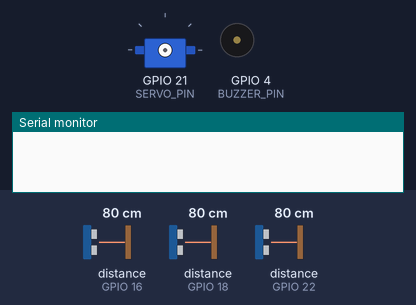
A sketch run on a simulated ESP32. Shown: servo, buzzer (waves = sounding), the last lines printed to the serial monitor. Wiring (inferred from the names in the program): 3 × ultrasonic range finder: trigger GPIO 17, echo GPIO 16 / trigger GPIO 19, echo GPIO 18 / trigger GPIO 23, echo GPIO 22. The inputs (shaded band) are chosen by the test bench; at power-on: distance to the obstacle (sensors on GPIO 16, GPIO 18, GPIO 22) 80 cm. The echo pulse lasts 58.3 µs per cm.

Above: at 0.1 s.
At 7.1 s:
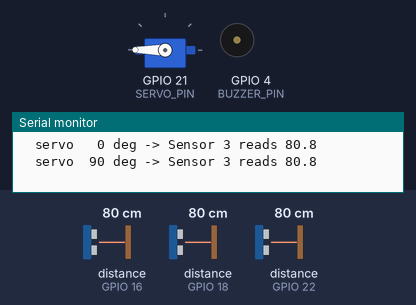
At 11.8 s:
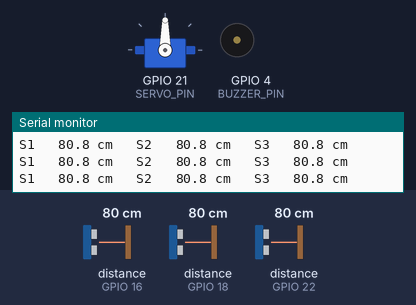
11.9 s: distance to the obstacle (sensor on GPIO 16) set to 11 cm
13.4 s: distance to the obstacle (sensor on GPIO 16) set to 8 cm
15.6 s: distance to the obstacle (sensor on GPIO 18) set to 11 cm
17.1 s: distance to the obstacle (sensor on GPIO 18) set to 8 cm
19.2 s: distance to the obstacle (sensor on GPIO 22) set to 11 cm
20.7 s: distance to the obstacle (sensor on GPIO 22) set to 8 cm
Timing chart, 0 to 23.7 s (numbered marks = the images above; inputs shaded):
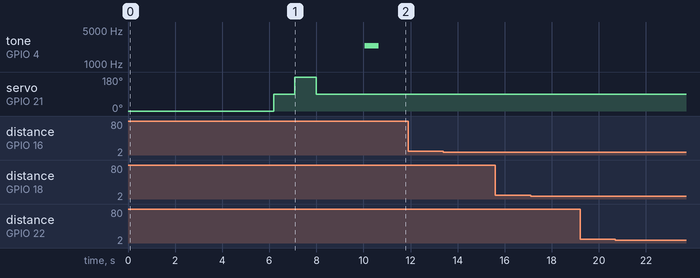

The sketch:

test_diagnostics.ino
```cpp
// Phase-2 all-in-one hardware diagnostic: tests every component in turn and prints a report.
// Serial Monitor at 115200. The report repeats every time the board resets (press EN to rerun).
// Things only a person can confirm are printed as "LOOK" / "LISTEN" lines.
#include <Arduino.h>
#include <ESP32Servo.h>
#include <esp_system.h>
#include <esp_mac.h>
#include "common_ping.h"

const uint8_t TRIG[3] = {23, 19, 17}, ECHO[3] = {22, 18, 16};
const uint8_t SERVO_PIN = 21, BUZZER_PIN = 4;
Servo servo;

const char* macStr() {
  static char buf[18];
  uint8_t m[6];
  esp_read_mac(m, ESP_MAC_WIFI_STA);
  snprintf(buf, sizeof buf, "%02X:%02X:%02X:%02X:%02X:%02X", m[0], m[1], m[2], m[3], m[4], m[5]);
  return buf;
}

const char* resetReason() {
  switch (esp_reset_reason()) {
    case ESP_RST_POWERON: return "POWERON";
    case ESP_RST_SW: return "SOFTWARE";
    case ESP_RST_BROWNOUT: return "BROWNOUT (power dipped - check servo/USB supply)";
    case ESP_RST_PANIC: return "PANIC";
    case ESP_RST_EXT: return "EXTERNAL (EN button)";
    default: return "OTHER";
  }
}

// 15 pings, then a verdict for one sensor
bool testSensor(int i) {
  float v[15];
  int ok = 0, oor = 0, none = 0;
  for (int k = 0; k < 15; k++) {
    float cm = pingCm(TRIG[i], ECHO[i]);
    if (cm == -2) none++;
    else if (cm == -1) oor++;
    else v[ok++] = cm;
    delay(60);
  }
  float mn = 9999, mx = 0, sum = 0;
  for (int k = 0; k < ok; k++) { mn = min(mn, v[k]); mx = max(mx, v[k]); sum += v[k]; }
  Serial.printf("  S%d (TRIG %d, ECHO %d): %2d ok, %2d no-echo, %2d no-response", i + 1, TRIG[i], ECHO[i], ok, oor, none);
  if (ok) Serial.printf(" | avg %.1f cm, min %.1f, max %.1f, spread %.1f", sum / ok, mn, mx, mx - mn);
  Serial.println();
  if (none >= 10) { Serial.printf("  RESULT S%d: FAIL - sensor not answering. Check VCC on the 3.3V rail, GND, and the ECHO wire (row %s).\n", i + 1, i == 0 ? "8" : i == 1 ? "14" : "17"); return false; }
  if (ok == 0) { Serial.printf("  RESULT S%d: CHECK - answers but hears no echo. Point it at a wall or box 20-150 cm away and rerun.\n", i + 1); return false; }
  if (ok < 12 || mx - mn > 5) { Serial.printf("  RESULT S%d: WARN - working but unsteady. Hold a flat object still in front of it and rerun.\n", i + 1); return true; }
  Serial.printf("  RESULT S%d: PASS\n", i + 1);
  return true;
}

void setup() {
  pinMode(BUZZER_PIN, OUTPUT);
  digitalWrite(BUZZER_PIN, HIGH);  // silent
  Serial.begin(115200);
  delay(1500);
  for (int i = 0; i < 3; i++) { pinMode(TRIG[i], OUTPUT); digitalWrite(TRIG[i], LOW); pinMode(ECHO[i], INPUT_PULLDOWN); }

  Serial.println("\n================ ARC GUARD HARDWARE DIAGNOSTIC ================");
  Serial.printf("Chip %s rev %d, %d cores, %d MHz | flash %u MB | free heap %u | MAC %s\n", ESP.getChipModel(), ESP.getChipRevision(),
                ESP.getChipCores(), ESP.getCpuFreqMHz(), ESP.getFlashChipSize() / (1024 * 1024), ESP.getFreeHeap(), macStr());
  Serial.printf("Reset reason: %s\n", resetReason());

  Serial.println("\n[1-3] Ultrasonic sensors, one at a time (keep the area in front of each sensor still):");
  bool s[3];
  for (int i = 0; i < 3; i++) s[i] = testSensor(i);

  Serial.println("\n[4] All three in sequence (crosstalk check), 5 rounds:");
  for (int r = 0; r < 5; r++) {
    Serial.print("  ");
    for (int i = 0; i < 3; i++) {
      float cm = pingCm(TRIG[i], ECHO[i]);
      if (cm >= 0) Serial.printf("S%d %6.1f cm   ", i + 1, cm); else Serial.printf("S%d %9s   ", i + 1, cm == -1 ? "no-echo" : "NO-RESP");
      delay(15);
    }
    Serial.println();
    delay(100);
  }

  Serial.println("\n[5] Servo on GPIO21 + Sensor 3 (LOOK: the servo should turn to 0, 90, 180, then back to 90):");
  ESP32PWM::allocateTimer(0);
  servo.setPeriodHertz(50);
  servo.attach(SERVO_PIN, 500, 2400);
  float at[3];
  int angles[3] = {0, 90, 180};
  for (int k = 0; k < 3; k++) {
    servo.write(angles[k]);
    delay(900);
    at[k] = pingCm(TRIG[2], ECHO[2]);
    Serial.printf("  servo %3d deg -> Sensor 3 reads %s%.1f\n", angles[k], at[k] < 0 ? "(no echo) " : "", at[k]);
  }
  servo.write(90);
  delay(600);
  bool differs = fabsf(at[0] - at[1]) > 10 || fabsf(at[1] - at[2]) > 10 || fabsf(at[0] - at[2]) > 10;
  Serial.printf("  RESULT servo: %s\n", differs ? "PASS - Sensor 3 sees different distances at different angles, so the servo turns it"
                                                : "CHECK - readings barely changed: did the servo move? (it may also face similar distances)");
  Serial.println("  If the board restarted during this step (banner printed again, reset reason BROWNOUT), the USB port can't power the servo.");

  Serial.println("\n[6] Buzzer on GPIO4 (LISTEN):");
  Serial.println("  A: steady LOW for 0.6 s - an ACTIVE buzzer beeps now");
  digitalWrite(BUZZER_PIN, LOW);
  delay(600);
  digitalWrite(BUZZER_PIN, HIGH);
  delay(800);
  Serial.println("  B: 2.7 kHz tone for 0.6 s - a PASSIVE buzzer beeps now");
  uint32_t t0 = millis();
  while (millis() - t0 < 600) { digitalWrite(BUZZER_PIN, LOW); delayMicroseconds(185); digitalWrite(BUZZER_PIN, HIGH); delayMicroseconds(185); }
  digitalWrite(BUZZER_PIN, HIGH);
  Serial.println("  RESULT buzzer: tell me which part beeped (A = active, B = passive, both = active)");

  Serial.printf("\nSUMMARY: S1 %s | S2 %s | S3 %s | servo %s | buzzer: listen\n", s[0] ? "OK" : "PROBLEM", s[1] ? "OK" : "PROBLEM",
                s[2] ? "OK" : "PROBLEM", differs ? "OK" : "CHECK");
  Serial.println("================ LIVE READINGS (wave a hand in front of each sensor) ================");
}

void loop() {
  for (int i = 0; i < 3; i++) {
    float cm = pingCm(TRIG[i], ECHO[i]);
    if (cm >= 0) Serial.printf("S%d %6.1f cm   ", i + 1, cm); else Serial.printf("S%d %9s   ", i + 1, cm == -1 ? "no-echo" : "NO-RESP");
    delay(15);
  }
  Serial.println();
  delay(450);
}
```

common_ping.h
```cpp
// Shared helper for the Phase-2 test sketches: one blocking ping (fine for tests).
#pragma once
#include <Arduino.h>

// Returns distance in cm, -1 = out of range (no echo back), -2 = sensor did not respond.
inline float pingCm(uint8_t trig, uint8_t echo) {
  digitalWrite(trig, LOW);
  delayMicroseconds(2);
  digitalWrite(trig, HIGH);
  delayMicroseconds(10);
  digitalWrite(trig, LOW);
  uint32_t t0 = micros();
  while (!digitalRead(echo)) if (micros() - t0 > 8000) return -2;
  uint32_t rise = micros();
  while (digitalRead(echo)) if (micros() - rise > 25000) return -1;
  float cm = (micros() - rise) / 57.7f;  // 25 C
  return (cm < 2 || cm > 400) ? -1 : cm;
}

inline void printReading(const char* name, float cm) {
  if (cm == -2) Serial.printf("%s: NO RESPONSE (check VCC/GND/ECHO wiring)\n", name);
  else if (cm == -1) Serial.printf("%s: out of range (>4 m or no echo)\n", name);
  else Serial.printf("%s: %.1f cm\n", name, cm);
}
```
